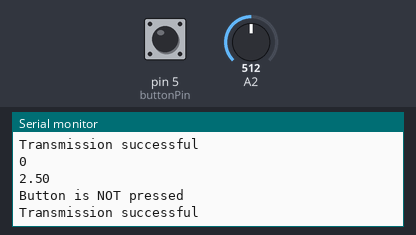
Recording of a sketch running on a simulated Arduino Uno, built with avr-gcc and run on an emulated ATmega328P. Parts: the last lines printed to the serial monitor. Inputs (shaded band) come from the test bench; at power-on: pin 5 (buttonPin) LOW, A2 = 512. No radio packets arrive unless stated.

Above: at 1.2 s.
1.3 s: pin 5 (buttonPin) pulled HIGH for 0.15 s
2.9 s: A2 set to 716
At 3.08 s:
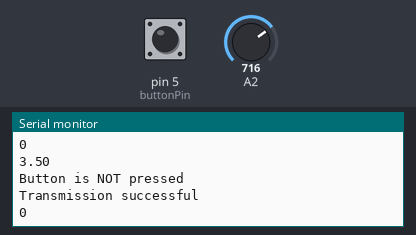
4.4 s: pin 5 (buttonPin) pulled HIGH for 3.2 s
10.6 s: A2 set to 900
At 10.66 s:
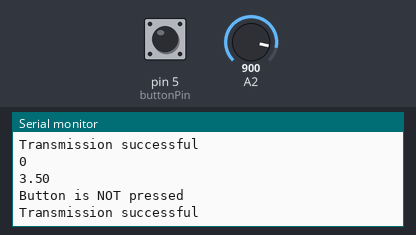
12.1 s: pin 5 (buttonPin) pulled HIGH for 1 s
At 12.2 s:
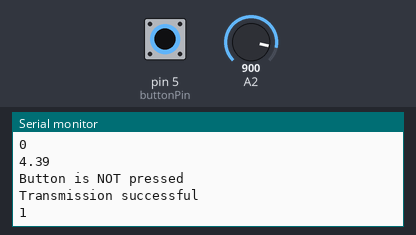
Timing chart, 0 to 15.1 s (numbered marks = the images above; inputs shaded):
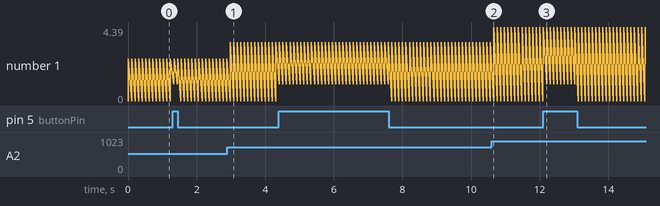

The sketch:

LED_and_Button_Transmitter.ino
```cpp
#include <SPI.h>
#include <nRF24L01.h>
#include <RF24.h>

RF24 radio(2, 10);  // CE, CSN
const int buttonPin = 5;  // the number of the pushbutton pin
double testVoltRF;

struct DataPacket {
  bool isButtonPressed;

};

DataPacket data;

void setup() {
  pinMode(buttonPin, INPUT);
  radio.begin();
  radio.setChannel(63);
  radio.openWritingPipe(0xA1A1A1A1A1LL);
  radio.stopListening();
  Serial.begin(9600);
}

void loop() {
  //Read in voltage as HIGH or LOW from button
  data.isButtonPressed = digitalRead(buttonPin);
  Serial.println(data.isButtonPressed);

  //Read in voltage going to RF24 (/ 1024 * 5 = 10 bit reading at 5 volt maximum)
  testVoltRF = analogRead(A2);
  Serial.println(testVoltRF / 1024 * 5);

  //If voltage is read in as HIGH, output button pressed
  if (data.isButtonPressed) {
    Serial.println("Button is pressed");
  } else {
    Serial.println("Button is NOT pressed");
  }

  // Send data and check if sent
  bool transmissionSuccess = radio.write(&data, sizeof(data));

  //If transmission sent succesfully, output success
  if (transmissionSuccess) {
    Serial.println("Transmission successful \n");
  } else {
    Serial.println("Transmission failed \n");
  }

  delay(100);  // Simple debounce - may need to adjust timing or implement a more robust debounce method
}
```

Measured:
- after the input at 2.9 s, the serial monitor: prints a new line after 0.08 s (image 1)
- after the input at 12.1 s, the serial monitor: prints a new line after 0.10 s (image 3)
- plotted number 1: 2.5 → 3.5 after the input at 2.9 s
